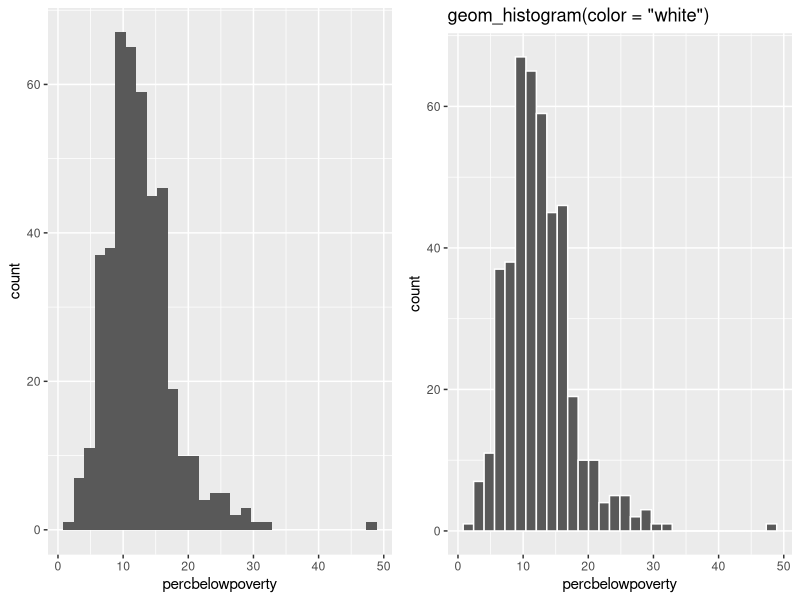
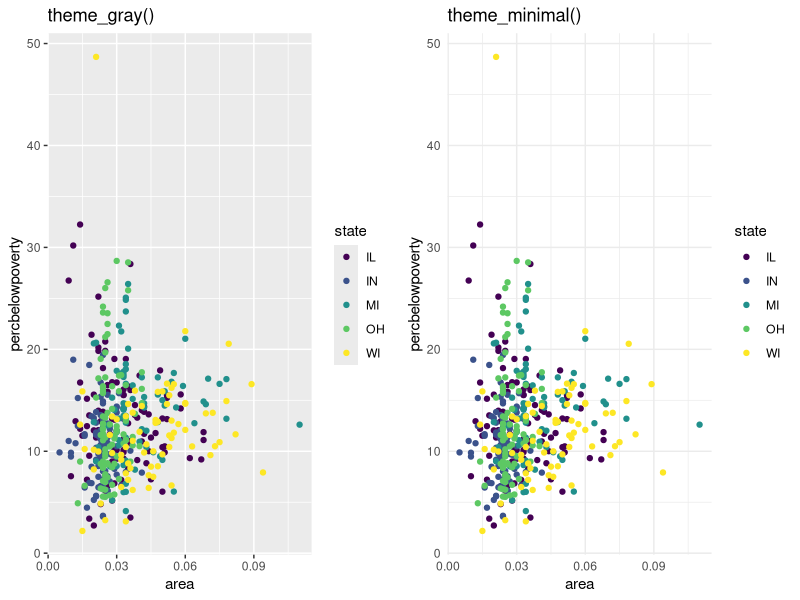
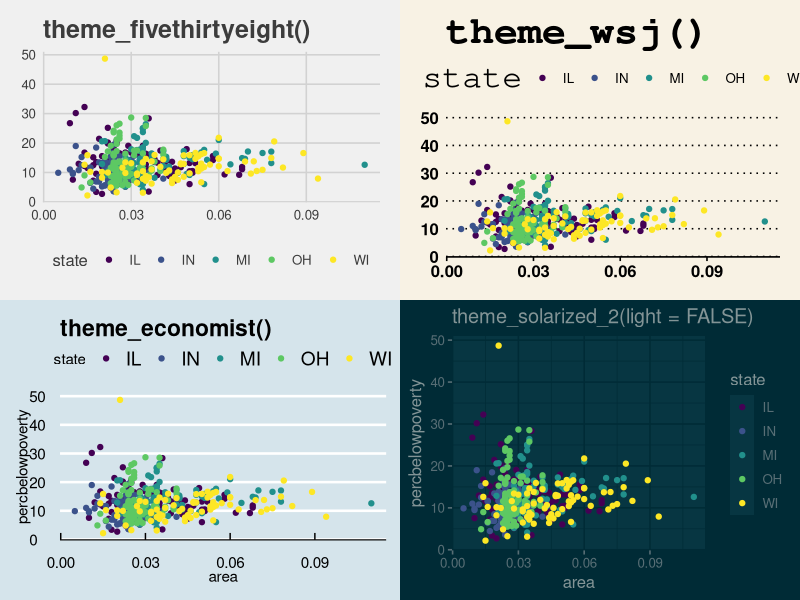
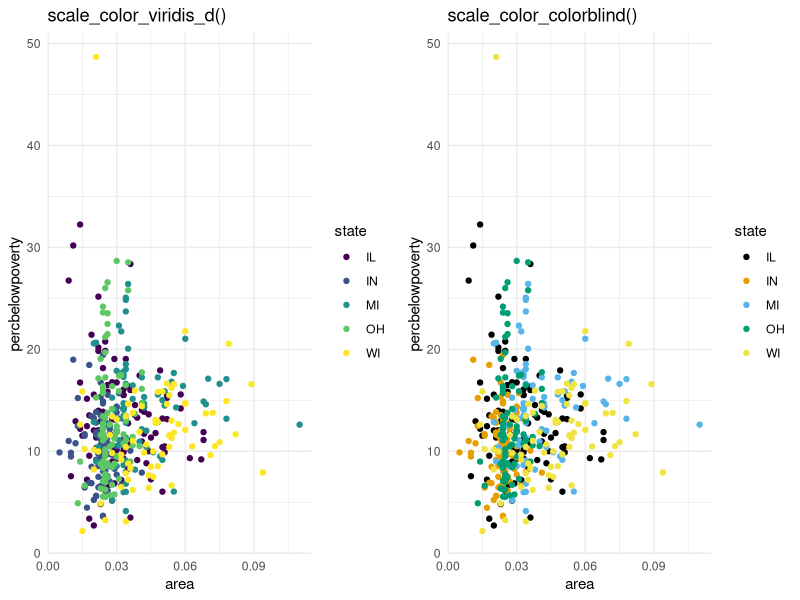

The R source for these figures, in order:
## ---- chunk 1
knitr::opts_chunk$set(echo = TRUE)
## ---- chunk 2
library(tidyverse)
library(ggthemes)
#library(bbplot)
library(cowplot)
## ---- chunk 3
p1 <- ggplot(midwest, aes(x = percbelowpoverty)) +
  geom_histogram()

p2 <- ggplot(midwest, aes(x = percbelowpoverty)) +
  geom_histogram(color = "white") +
  labs(title = "geom_histogram(color = \"white\")")

plot_grid(p1, p2, nrow = 1)
## ---- chunk 4
p1 <- ggplot(midwest, aes(y = percbelowpoverty, x = area,
                    color = state)) +
  geom_point() +
  labs(title = "theme_gray()") +
  scale_color_viridis_d()

p2 <- ggplot(midwest, aes(y = percbelowpoverty, x = area,
                    color = state)) +
  geom_point() +
  theme_minimal() +
  labs(title = "theme_minimal()") +
  scale_color_viridis_d()

plot_grid(p1, p2, nrow = 1)
## ---- chunk 5
p1 <- ggplot(midwest, aes(y = percbelowpoverty, x = area,
                    color = state)) +
  geom_point() +
  theme_fivethirtyeight() +
  labs(title = "theme_fivethirtyeight()") +
  scale_color_viridis_d()

p2 <- ggplot(midwest, aes(y = percbelowpoverty, x = area,
                    color = state)) +
  geom_point() +
  theme_wsj() +
  labs(title = "theme_wsj()") +
  scale_color_viridis_d()

p3 <- ggplot(midwest, aes(y = percbelowpoverty, x = area,
                    color = state)) +
  geom_point() +
  theme_economist() +
  labs(title = "theme_economist()") +
  scale_color_viridis_d()

p4 <- ggplot(midwest, aes(y = percbelowpoverty, x = area,
                    color = state)) +
  geom_point() +
  theme_solarized_2(light = FALSE) +
  labs(title = "theme_solarized_2(light = FALSE)") +
  scale_color_viridis_d()

plot_grid(p1, p2, p3, p4, nrow = 2)
## ---- chunk 6
p1 <- ggplot(midwest, aes(y = percbelowpoverty, x = area,
                    color = state)) +
  geom_point() +
  theme_minimal() +
  labs(title = "scale_color_viridis_d()") +
  scale_color_viridis_d()

p2 <- ggplot(midwest, aes(y = percbelowpoverty, x = area,
                    color = state)) +
  geom_point() +
  theme_minimal() +
  labs(title = "scale_color_colorblind()") +
  scale_color_colorblind()

plot_grid(p1, p2, nrow = 1)
